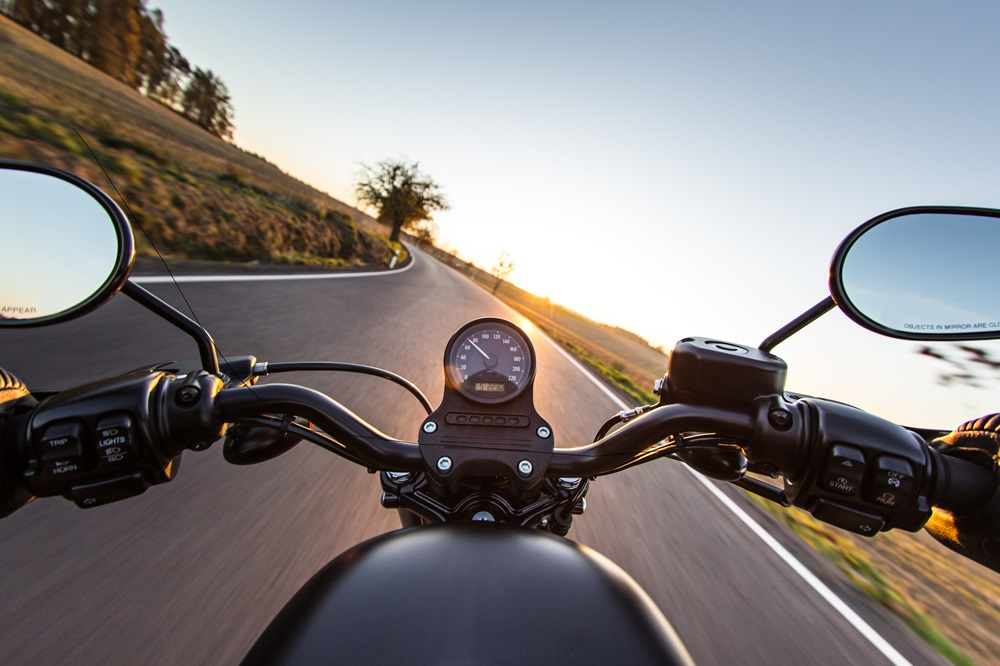
#> input picture opencv/shutterstock_335609012.jpg, 1000 x 666 px
$ python main.py   (older library calls are emulated)
#> lines starting #> are read from the running program, lines starting #| are printed output that depends on the picture
import cv2
import numpy as np
#cargamos imagen
image = cv2.imread('shutterstock_335609012.jpg')
#> image is the input picture: shape (666, 1000, 3); mean B, G, R 128, 128.5, 133.1

cv2.imshow('Image', image)
cv2.waitKey(0)
cv2.destroyAllWindows()
#obtener dimensiones de la imagen
hight, width = image.shape[:2]
#> hight = 666; width = 1000
center = (width/2, hight/2)
#> center = (500, 333)
#rotar la imagen
angulo = 45
matrix = cv2.getRotationMatrix2D(center, angulo, 1.0)
rotated = cv2.warpAffine(image, matrix, (width, hight))
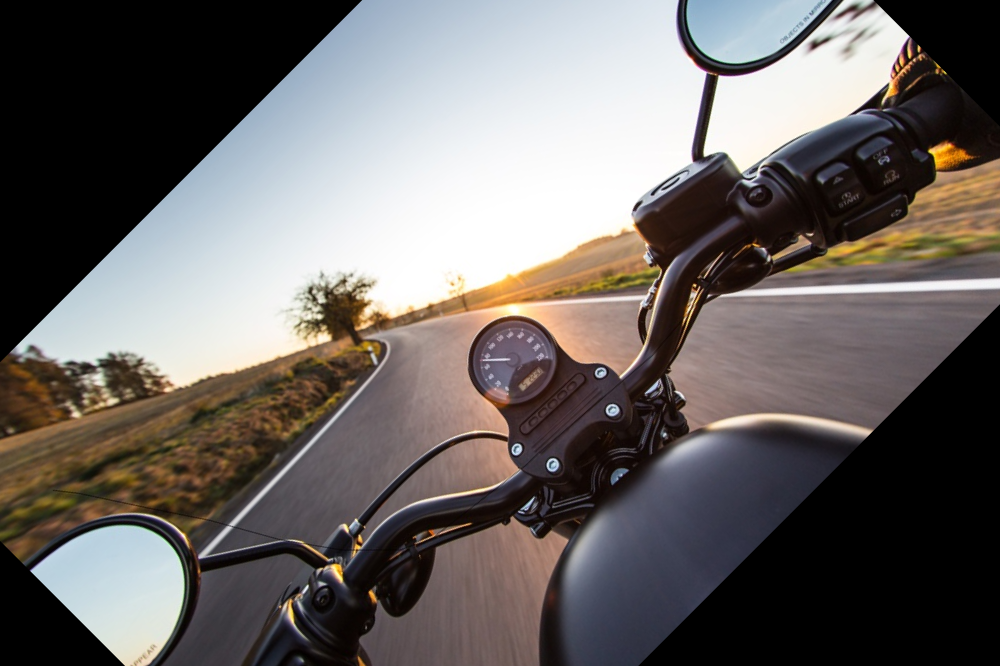
#> rotated: shape (666, 1000, 3); mean B, G, R 100.7, 102.8, 107.9
cv2.imshow('Image', rotated)
cv2.waitKey(0)
cv2.destroyAllWindows()

tx, ty = 100, 50
M =np.float32([[1, 0, tx], [0, 1, ty]])

#Matriz de traslacion de Imagen
translated = cv2.warpAffine(image, M, (image.shape[1], image.shape[0]))
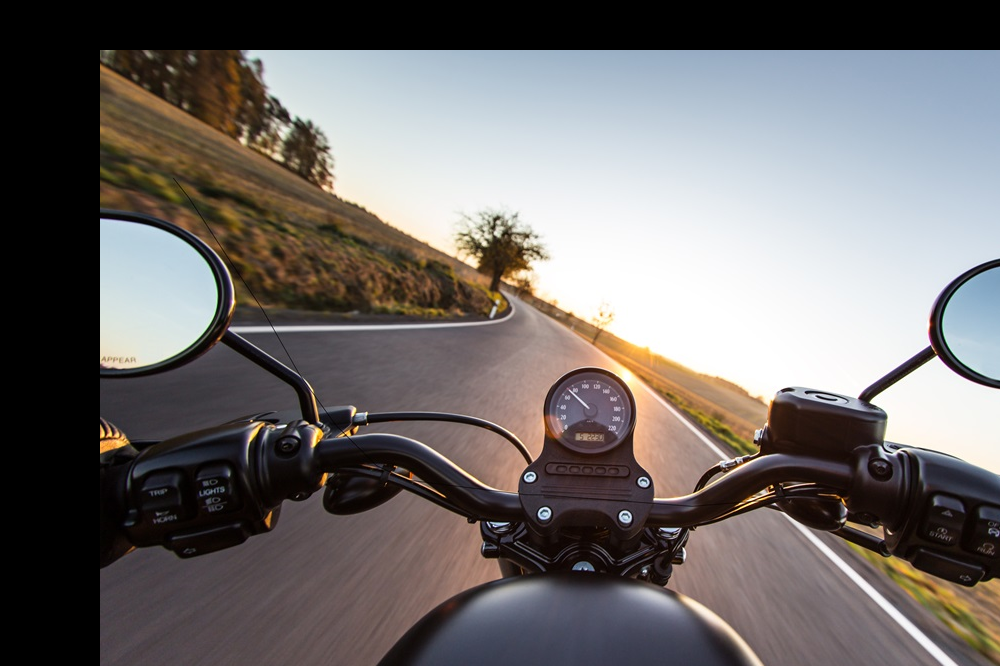
#> translated: shape (666, 1000, 3); mean B, G, R 107.8, 109, 113.6
cv2.imshow('Image', translated)
cv2.waitKey(0)
cv2.destroyAllWindows()


new_height, new_width = 500 , 350

scaled = cv2.resize(image, (new_height, new_width))
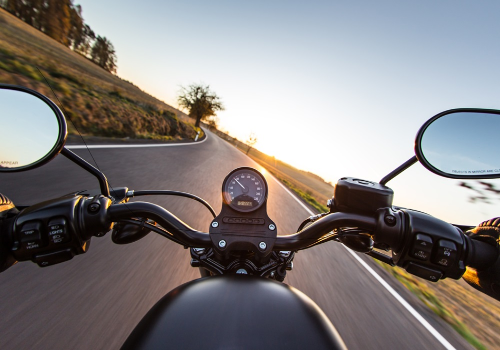
#> scaled: shape (350, 500, 3); mean B, G, R 127.9, 128.4, 133
#Definir la nueva altura de la imagen
cv2.imshow('Image', scaled)
cv2.waitKey(0)
cv2.destroyAllWindows()

#Recorte
# Definir las coordenadas del área de interés ROI
x, y, w, h = 100, 100, 200, 150
#Recortar la región de interés ROI
cropped = image[y:y+h, x:x+w]
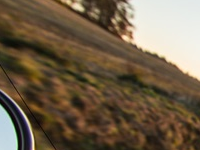
#> cropped: shape (150, 200, 3); mean B, G, R 73.3, 95.2, 111.8
#Mostrar la imagen recortada
cv2.imshow('Image', cropped)
cv2.waitKey(0)
cv2.destroyAllWindows()
# Suavizado
# Aplicar el filtro Gaussiano para suavisar la imagen
smoothed = cv2.GaussianBlur(image, (5, 5), 0)
#Mostrar la imagen suavisada
cv2.imshow('Image', smoothed)
cv2.waitKey(0)
cv2.destroyAllWindows()

#Realce
# Definir el kernel para el filtro de afilado
kernel = np.array([[-1, -1, -1],
                    [-1, 9, -1],
                    [-1, -1, -1]])
#Aplicar el filtro de afilado para realzar los detalles
sharpened = cv2.filter2D(image, -1, kernel)
#Mostrar la imagen realzada
cv2.imshow('Image', sharpened)
cv2.waitKey(0)
cv2.destroyAllWindows()

#Detección de bordes
# Cargar la imagen en escala de grises
image = cv2.imread('shutterstock_335609012.jpg', cv2.IMREAD_GRAYSCALE)
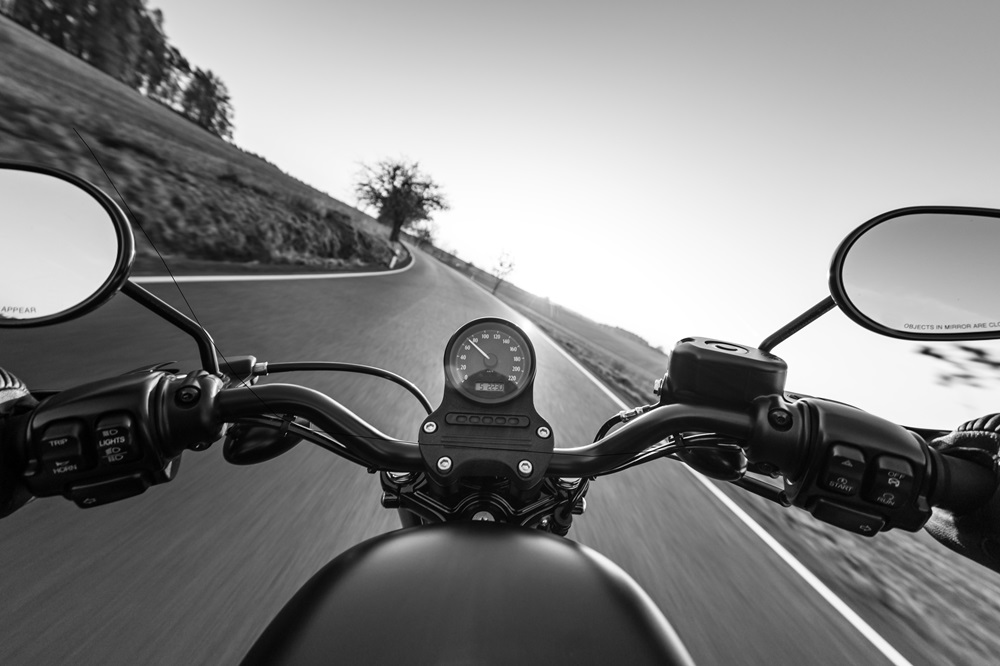
#> image: shape (666, 1000); min 0, max 255, mean 129.8
# Aplicar el operador Sobel para detectar los bordes
sobelx = cv2.Sobel(image, cv2.CV_64F, 1, 0, ksize=3)
sobely = cv2.Sobel(image, cv2.CV_64F, 0, 1, ksize=3)
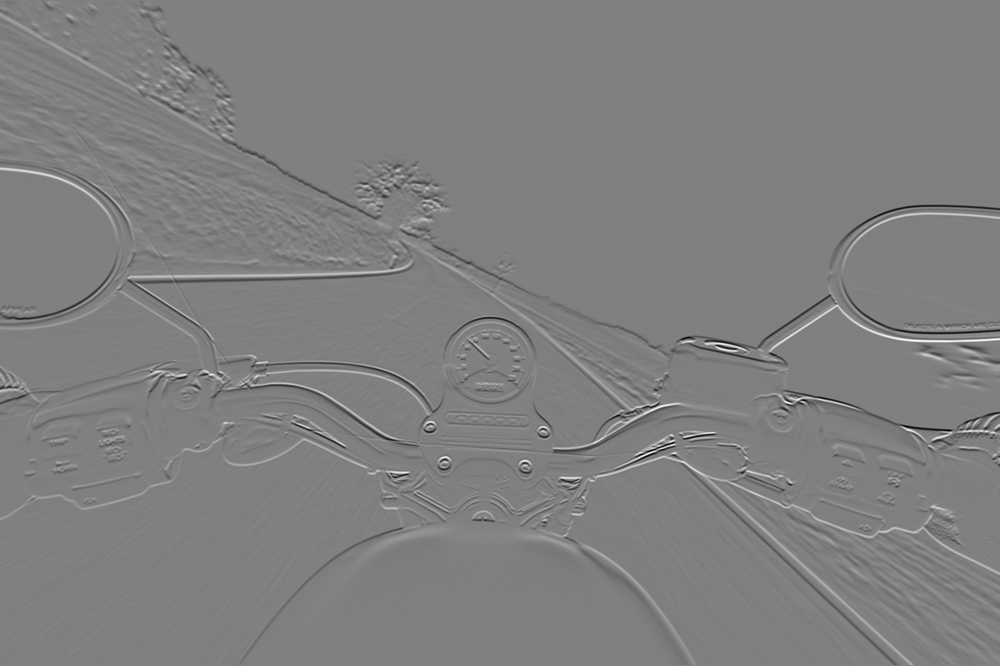
#> sobely: shape (666, 1000) float64; min -963, max 954, mean -1; drawn with min black and max white
#Combinar las respuestas en magnitud
edges = cv2.magnitude(sobelx, sobely)
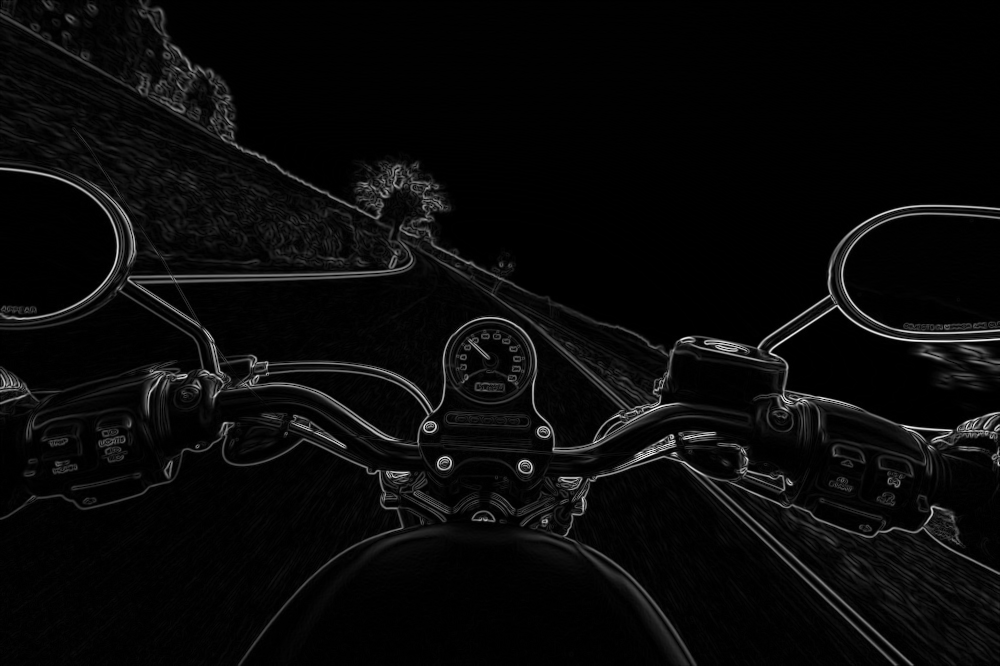
#> edges: shape (666, 1000) float64; min 0, max 978.1, mean 38; drawn with min black and max white
#Normalizar los valores para mostrar la imagen correctamente
edges = cv2.normalize(edges, None, 0, 255, cv2.NORM_MINMAX, dtype=cv2.CV_8U)
#Mostrar la imagen con los bordes detectados
cv2.imshow('Image', edges)
cv2.waitKey(0)
cv2.destroyAllWindows()
